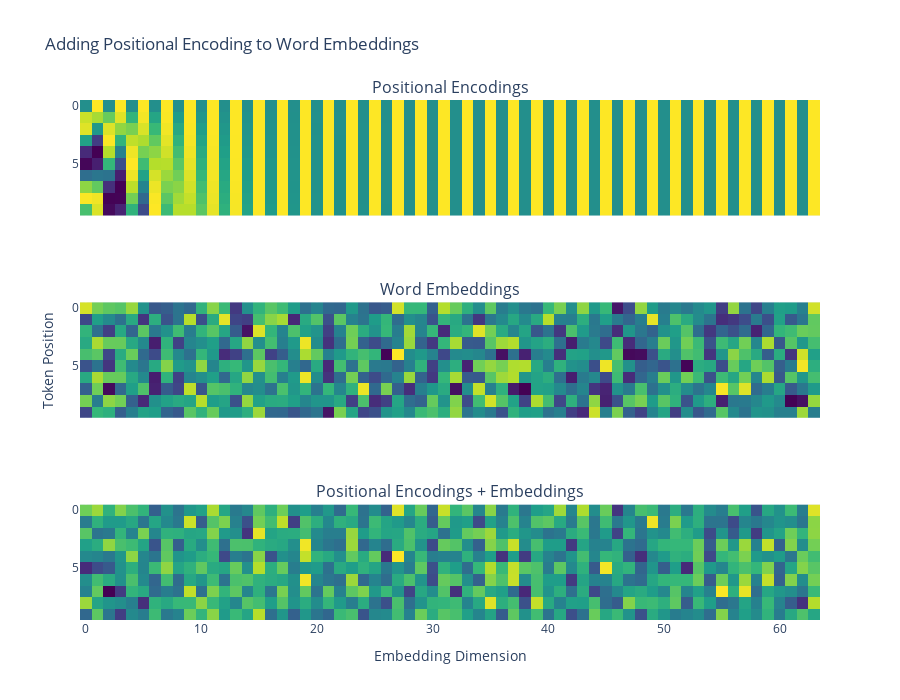

Notebook source saved alongside this figure:
### Code cell
titles = ["Positional Encodings", "Word Embeddings", "Positional Encodings + Embeddings"]
fig = make_subplots(rows=3, cols=1, subplot_titles=titles, shared_xaxes=True)

for row, values in enumerate([batch_pos_encoding, embeddings[0], positional_embeddings[0]]):
    fig.add_trace(
        go.Heatmap(z=values, colorscale="Viridis", showscale=False),row=row+1, col=1, 
    )
    fig.update_yaxes(autorange="reversed", row=row+1, col=1)
fig.update_yaxes(title_text="Token Position", row=2, col=1)
fig.update_xaxes(title_text="Embedding Dimension", row=row+1, col=1)
fig.update_layout(title_text="Adding Positional Encoding to Word Embeddings", height=700)

fig.show()

### Figure 1 — Plotly figure (JSON) as saved in the notebook; plotly's stock layout.template omitted (floating-point values rounded to 4 significant figures; data arrays with more than 128 entries replaced by an {"elided": "..."} marker saying what was removed)
{"data": [{"colorscale": [[0, "#440154"], [0.1111, "#482878"], [0.2222, "#3e4989"], [0.3333, "#31688e"], [0.4444, "#26828e"], [0.5556, "#1f9e89"], [0.6667, "#35b779"], [0.7778, "#6ece58"], [0.8889, "#b5de2b"], [1, "#fde725"]], "showscale": false, "type": "heatmap", "xaxis": "x", "yaxis": "y", "z": {"elided": "10x64 float values"}}, {"colorscale": [[0, "#440154"], [0.1111, "#482878"], [0.2222, "#3e4989"], [0.3333, "#31688e"], [0.4444, "#26828e"], [0.5556, "#1f9e89"], [0.6667, "#35b779"], [0.7778, "#6ece58"], [0.8889, "#b5de2b"], [1, "#fde725"]], "showscale": false, "type": "heatmap", "xaxis": "x2", "yaxis": "y2", "z": {"elided": "10x64 float values"}}, {"colorscale": [[0, "#440154"], [0.1111, "#482878"], [0.2222, "#3e4989"], [0.3333, "#31688e"], [0.4444, "#26828e"], [0.5556, "#1f9e89"], [0.6667, "#35b779"], [0.7778, "#6ece58"], [0.8889, "#b5de2b"], [1, "#fde725"]], "showscale": false, "type": "heatmap", "xaxis": "x3", "yaxis": "y3", "z": {"elided": "10x64 float values"}}], "layout": {"annotations": [{"font": {"size": 16}, "showarrow": false, "text": "Positional Encodings", "x": 0.5, "xanchor": "center", "xref": "paper", "y": 1, "yanchor": "bottom", "yref": "paper"}, {"font": {"size": 16}, "showarrow": false, "text": "Word Embeddings", "x": 0.5, "xanchor": "center", "xref": "paper", "y": 0.6111, "yanchor": "bottom", "yref": "paper"}, {"font": {"size": 16}, "showarrow": false, "text": "Positional Encodings + Embeddings", "x": 0.5, "xanchor": "center", "xref": "paper", "y": 0.2222, "yanchor": "bottom", "yref": "paper"}], "height": 700, "title": {"text": "Adding Positional Encoding to Word Embeddings"}, "xaxis": {"anchor": "y", "domain": [0, 1], "matches": "x3", "showticklabels": false}, "xaxis2": {"anchor": "y2", "domain": [0, 1], "matches": "x3", "showticklabels": false}, "xaxis3": {"anchor": "y3", "domain": [0, 1], "title": {"text": "Embedding Dimension"}}, "yaxis": {"anchor": "x", "autorange": "reversed", "domain": [0.7778, 1]}, "yaxis2": {"anchor": "x2", "autorange": "reversed", "domain": [0.3889, 0.6111], "title": {"text": "Token Position"}}, "yaxis3": {"anchor": "x3", "autorange": "reversed", "domain": [0, 0.2222]}}}
